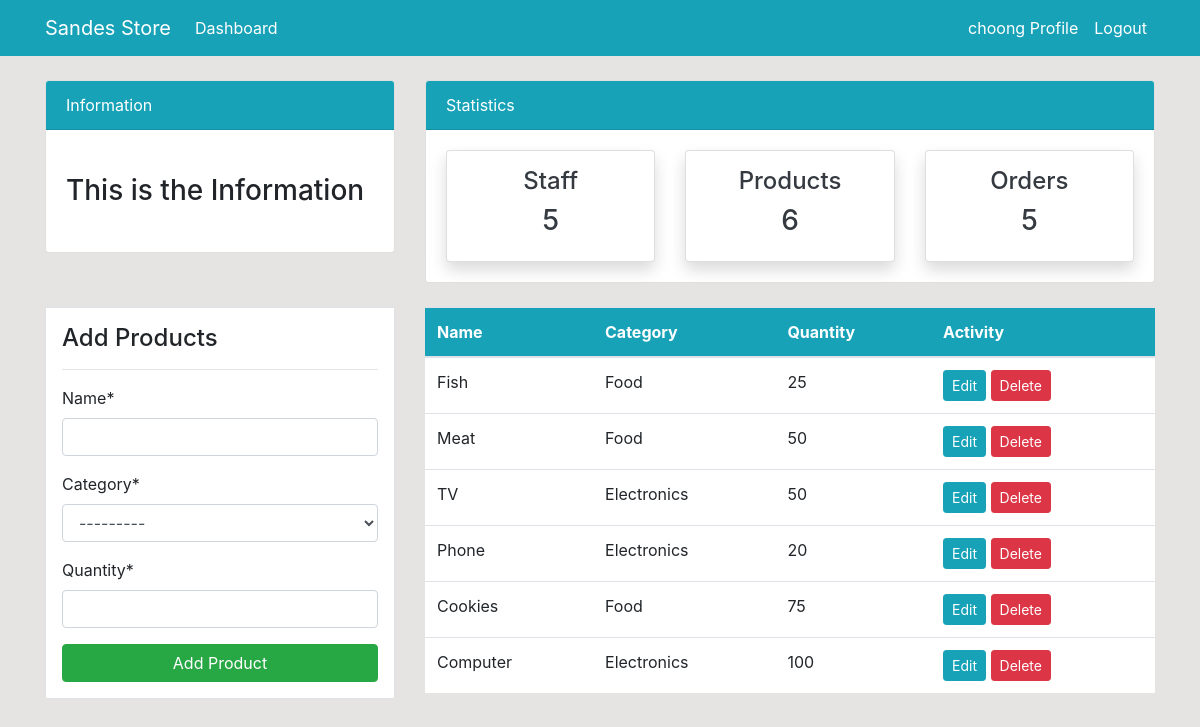
Page /product/ (signed in) on the committed database.
### dashboard/models.py (models this page shows, shortened)
class Product(models.Model):
    name = models.CharField(max_length=100, null=True)
    category = models.CharField(max_length=20, choices=CATEGORY, null=True)
    quantity = models.PositiveBigIntegerField(null=True)
    class Meta:
        verbose_name_plural = 'Product'

### dashboard/views.py (the view)
# urls.py: path('product/', views.product, name='dashboard-product'),
@login_required
def product(request):
    items = Product.objects.all()
    product_count = items.count()
    workers_count = User.objects.all().count()
    orders_count = Order.objects.all().count()
    if request.method == 'POST':
        form = ProductForm(request.POST)
        if form.is_valid():
            form.save()
            product_name = form.cleaned_data.get('name')
            messages.success(request, f'{product_name} has been added')
            return redirect('dashboard-product')
    else:
        form = ProductForm()
    context = {
        'items': items,
        'form': form,
        'workers_count': workers_count,
        'orders_count': orders_count,
        'product_count': product_count,
    }
    return render(request, 'dashboard/product.html', context)

### dashboard/forms.py
class ProductForm(forms.ModelForm):
    class Meta:
        model = Product
        fields = ['name', 'category', 'quantity']

### templates/dashboard/product.html (shortened to what this page needs)
{% extends 'partials/base.html' %}
{% load crispy_forms_tags %}
{% block content %}
{% include 'partials/topnav.html' %}
 <div class="container">
    <div class="row my-4">
        <div class="col-md-4">
            <div class="border bg-white p-3">
                <h4>Add Products</h4>
                <hr>
                <form method="POST">
                    {{ form|crispy }}
                    <input class="btn btn-success btn-block" type="submit" value="Add Product">
                </form>
            </div>
        </div>
        <div class="col-md-8">
            <table class="table bg-white">
                <thead class="bg-info">
                    <tr class="text-white">
                        <th scope="col">Name</th>
                        <th scope="col">Category</th>
                        <th scope="col">Quantity</th>
                        <th scope="col">Activity</th>
                    </tr>
                </thead>
                <tbody>
                    {% for item in items %}
                    <tr>
                        <td>{{ item.name }}</td>
                        <td>{{ item.category }}</td>
                        <td>{{ item.quantity }}</td>
                        <td>
                            <a class="btn btn-info btn-sm" href="{% url 'dashboard-product-update' item.id %}">Edit</a>
                            <a class="btn btn-danger btn-sm" href="{% url 'dashboard-product-delete' item.id %}">Delete</a>
                        </td>
                    </tr>
                    {% endfor %}
                </tbody>
            </table>
        </div>
    </div>
</div>
{% endblock %}

### templates/partials/nav.html (shortened to what this page needs)
   <nav class="navbar navbar-expand-lg navbar-info bg-info">
    {% if user.is_authenticated %}
    <div class="container">
        <a class="navbar-brand text-white" href="{% url 'dashboard-index' %}">Sandes Store</a>
        <div class="collapse navbar-collapse" id="navbarSupportedContent">
            <ul class="navbar-nav mr-auto">
                <li class="nav-item active">
                    <a class="nav-link text-white" href="{% url 'dashboard-index' %}">Dashboard </a>
                </li>
            </ul>
            <ul class="navbar-nav ml-auto">
                <li class="nav-item active">
                    <a class="nav-link text-white" href="{% url 'user-profile' %}">{{ user.username }} Profile </a>
                </li>
                <li class="nav-item">
                    <a class="nav-link text-white" href="{% url 'user-logout' %}">Logout</a>
                </li>
            </ul>
            {% endif %}
        </div>
    </div>
</nav>

### static/styles.css (style rules this page uses)
body { background: rgb(230, 227, 227); }

### rows in the picture
Product: name "Fish", category "Food", quantity "25"
Product: name "Meat", category "Food", quantity "50"
Product: name "TV", category "Electronics", quantity "50"
Product: name "Phone", category "Electronics", quantity "20"
Product: name "Cookies", category "Food", quantity "75"
Product: name "Computer", category "Electronics", quantity "100"

### other values in the picture
{{ user.username }} "choong"
{{ workers_count }} "5"
{{ product_count }} "6"
{{ orders_count }} "5"
